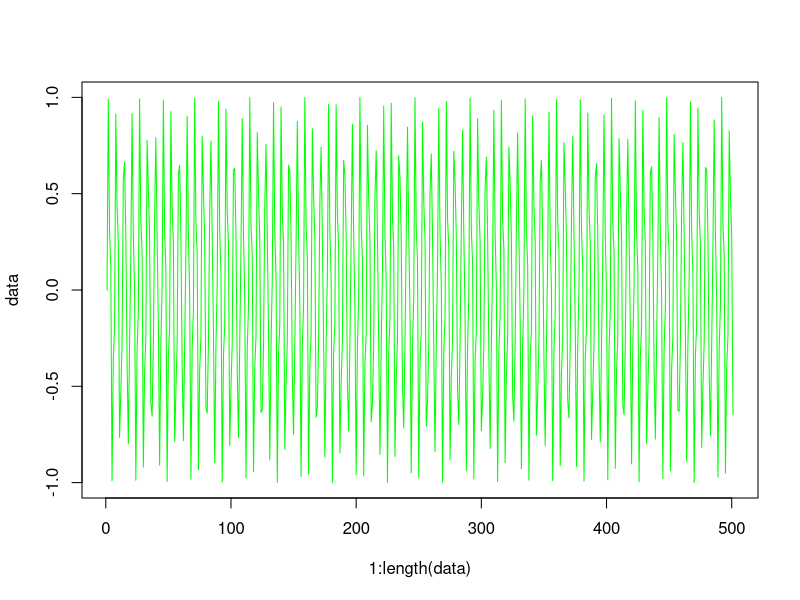

Generate this figure with R:
f <- function(k) {
  return (sin(k+(sin(k)^2)))
}

data <- rep(0, 500)
for (k in 1 : 500) {
  data[k+1] <- f(k)
}

plot(1:length(data), data, type="l", col="green")

write(data, file = "TimeSeries1.txt", ncolumns = 1, append = FALSE, sep = " ")

#fd <- rep(0, length(data));
#for(k in 2 : length(data)) {
#  fd[k] <- data[k-1]
#}
#plot(fd, data, type="l", col="blue")